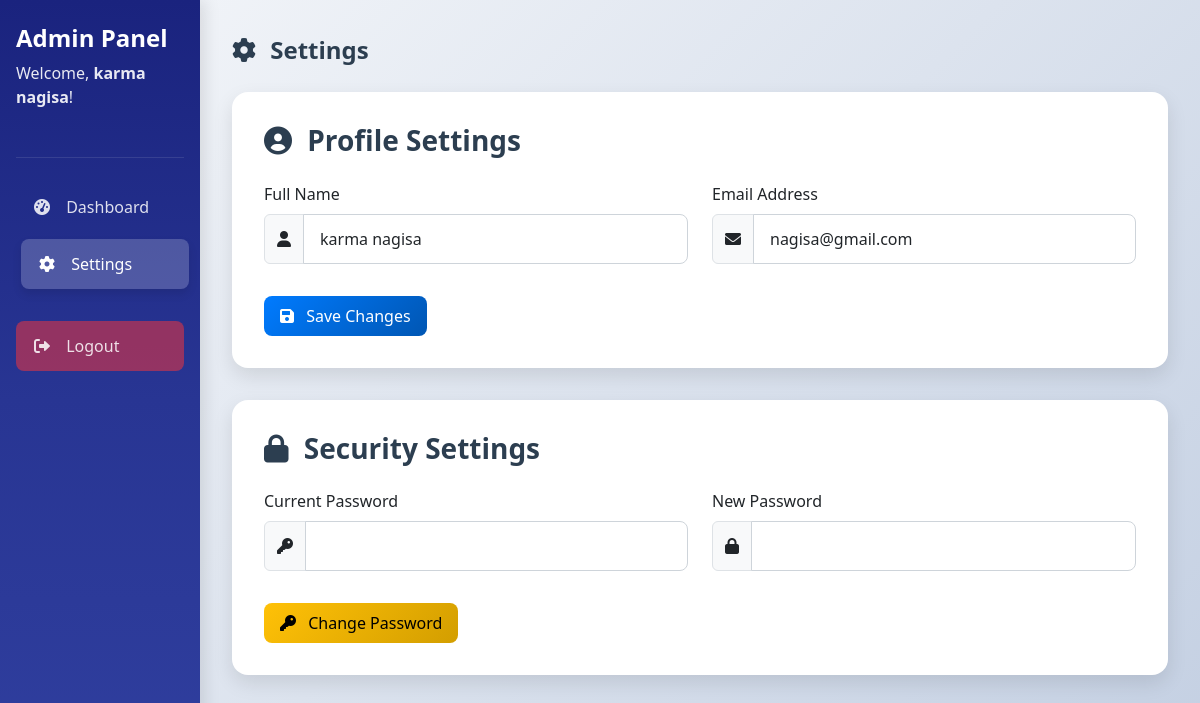
The app's page /settings.php (signed in) with its own data.
### tables this page shows
CREATE TABLE `users` (
  `id` int(11) NOT NULL,
  `username` varchar(50) NOT NULL,
  `firstName` varchar(50) NOT NULL,
  `lastName` varchar(50) NOT NULL,
  `email` varchar(50) NOT NULL,
  `is_new_member` tinyint(1) DEFAULT 1,
  `password` varchar(255) NOT NULL,
  `created_at` timestamp NOT NULL DEFAULT current_timestamp(),
  `role` varchar(50) NOT NULL,
  `profile_picture` varchar(255) DEFAULT NULL,
  `membership_status` varchar(50) NOT NULL DEFAULT 'Active',
  `creator_id` int(11) DEFAULT NULL,
  `joined_date` date DEFAULT NULL,
  `status` varchar(50) DEFAULT NULL,
  `updated_at` datetime DEFAULT NULL
);

### settings.php (the view, shortened to what this page needs)
<?php
require 'config.php';
$user_id = $_SESSION['user_id'];
$query = $conn->prepare("SELECT firstName, lastName, email FROM users WHERE id = ?");
$query->bind_param("i", $user_id);
$query->execute();
$result = $query->get_result();
$user = $result->fetch_assoc() ?? ['firstName' => '', 'lastName' => '', 'email' => ''];
?>
<!DOCTYPE html>
<html lang="en">
<head>
  <link href="https://cdn.jsdelivr.net/npm/bootstrap@5.3.0/dist/css/bootstrap.min.css" rel="stylesheet">
  <link rel="stylesheet" href="https://cdnjs.cloudflare.com/ajax/libs/font-awesome/6.0.0/css/all.min.css">
</head>
<body>
<div class="container-fluid">
  <div class="row">
    <div class="col-md-2 sidebar">
      <div class="sidebar-header">
        <h4>Admin Panel</h4>
        <p class="welcome-text">Welcome, <span class="user-name"><?php echo htmlspecialchars($user['firstName']) . ' ' . htmlspecialchars($user['lastName']); ?></span>!</p>
      </div>
      <a href="admin_dashboard.php" class="sidebar-link <?php echo basename($_SERVER['PHP_SELF']) == 'admin_dashboard.php' ? 'active' : ''; ?>">
        <i class="fas fa-tachometer-alt"></i> Dashboard
      </a>
      <a href="settings.php" class="sidebar-link <?php echo basename($_SERVER['PHP_SELF']) == 'settings.php' ? 'active' : ''; ?>">
        <i class="fas fa-cog"></i> Settings
      </a>
      <a href="#" onclick="logoutConfirmation()" class="sidebar-link logout-btn">
        <i class="fas fa-sign-out-alt"></i> Logout
      </a>
    </div>
    <div class="col-md-10 content-area">
      <div class="dashboard-title mb-4">
        <i class="fas fa-cog me-2"></i> Settings
      </div>
      <div class="settings-section">
        <h3><i class="fas fa-user-circle me-2"></i> Profile Settings</h3>
        <form method="post">
          <div class="row">
            <div class="col-md-6 mb-3">
              <label class="form-label">Full Name</label>
              <div class="input-group">
                <span class="input-group-text"><i class="fas fa-user"></i></span>
                <input type="text" name="name" class="form-control" value="<?php echo htmlspecialchars($user['firstName']) . ' ' . htmlspecialchars($user['lastName']); ?>" required>
              </div>
            </div>
            <div class="col-md-6 mb-3">
              <label class="form-label">Email Address</label>
              <div class="input-group">
                <span class="input-group-text"><i class="fas fa-envelope"></i></span>
                <input type="email" name="email" class="form-control" value="<?php echo htmlspecialchars($user['email']); ?>" required>
              </div>
            </div>
          </div>
          <div class="mt-3">
            <button type="submit" name="update_profile" class="btn btn-primary">
              <i class="fas fa-save me-2"></i> Save Changes
            </button>
          </div>
        </form>
      </div>
      <div class="settings-section">
        <h3><i class="fas fa-lock me-2"></i> Security Settings</h3>
        <form method="post">
          <div class="row">
            <div class="col-md-6 mb-3">
              <label class="form-label">Current Password</label>
              <div class="input-group">
                <span class="input-group-text"><i class="fas fa-key"></i></span>
                <input type="password" name="current_password" class="form-control" required>
              </div>
            </div>
            <div class="col-md-6 mb-3">
              <label class="form-label">New Password</label>
              <div class="input-group">
                <span class="input-group-text"><i class="fas fa-lock"></i></span>
                <input type="password" name="new_password" class="form-control" required>
              </div>
            </div>
          </div>
          <div class="mt-3">
            <button type="submit" name="change_password" class="btn btn-warning">
              <i class="fas fa-key me-2"></i> Change Password
            </button>
          </div>
        </form>
      </div>
    </div>
  </div>
</div>
</body>
</html>

### settings.php (style rules this page uses)
body { background: linear-gradient(135deg, #f5f7fa 0%, #c3cfe2 100%); font-family: 'Segoe UI', Tahoma, Geneva, Verdana, sans-serif; }
.dashboard-title { font-size: 1.5rem; font-weight: bold; color: #2c3e50; }
.sidebar { min-height: 100vh; background: linear-gradient(180deg, #1a237e 0%, #283593 50%, #303f9f 100%); color: white; padding: 1.5rem 1rem; box-shadow: 5px 0 15px rgba(0,0,0,0.1); z-index: 1000; }
.sidebar-header { padding-bottom: 1.5rem; margin-bottom: 1.5rem; border-bottom: 1px solid rgba(255,255,255,0.1); }
.sidebar-header h4 { font-weight: 700; font-size: 1.5rem; margin-bottom: 0.5rem; color: #fff; }
.sidebar a { color: rgba(255,255,255,0.85); display: block; padding: 0.8rem 1rem; text-decoration: none; border-radius: 0.5rem; margin-bottom: 0.5rem; transition: all 0.3s ease; font-weight: 500; }
.sidebar a i { margin-right: 10px; width: 20px; text-align: center; }
.sidebar a:hover, .sidebar a.active { background-color: rgba(255,255,255,0.15); color: #fff; transform: translateX(5px); }
.sidebar a.active { background-color: rgba(255,255,255,0.2); color: #fff; box-shadow: 0 5px 10px rgba(0,0,0,0.1); }
.logout-btn { margin-top: 2rem; background-color: rgba(220, 53, 69, 0.6); color: white; transition: all 0.3s ease; }
.content-area { padding: 2rem; }
.btn { border-radius: 0.5rem; padding: 0.5rem 1rem; font-weight: 500; transition: all 0.3s ease; }
.btn-primary { background: linear-gradient(135deg, #007bff 0%, #0056b3 100%); border: none; }
.btn-warning { background: linear-gradient(135deg, #ffc107 0%, #d39e00 100%); border: none; }
.form-control { border-radius: 0.5rem; padding: 0.75rem 1rem; border: 1px solid #ced4da; transition: all 0.3s ease; }
.welcome-text { color: rgba(255,255,255,0.9); font-weight: 500; margin-bottom: 1.5rem; }
.user-name { font-weight: 700; }
.settings-section { background-color: white; border-radius: 1rem; padding: 2rem; box-shadow: 0 8px 20px rgba(0,0,0,0.1); margin-bottom: 2rem; }
.settings-section h3 { margin-bottom: 1.5rem; color: #2c3e50; font-weight: 600; }

### records on screen
users: firstName "karma", lastName "nagisa", name "karma nagisa", email "nagisa@gmail.com"
